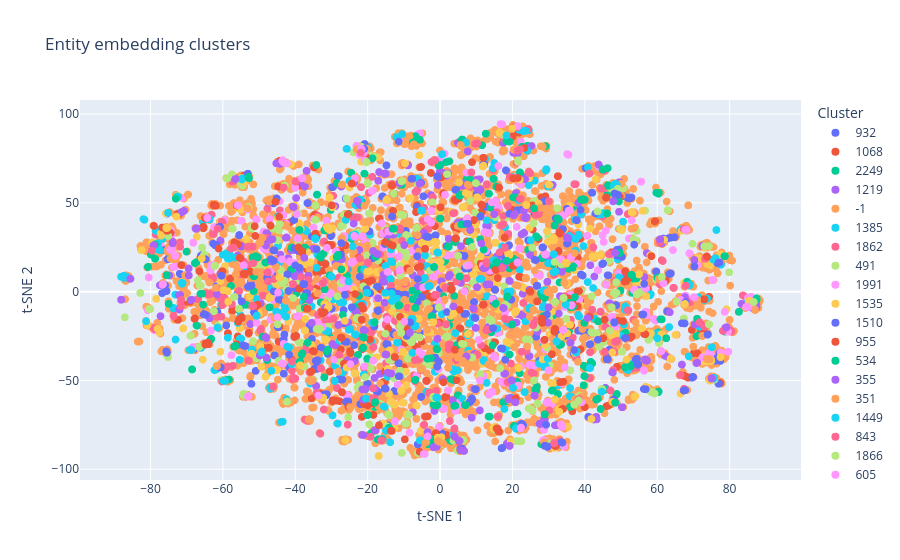

Notebook code for this chart:
### Markdown cell above
### Predicates

### Code cell
unique_predicates = list(set(triplets["predicate"].dropna()))
embed_model_predicates = EMBEDD_MODEL_1

cluster_model_predicates = HDBSCAN(
    min_cluster_size=2,
    min_samples=2,
    metric="cosine",
    cluster_selection_method="leaf",
    cluster_selection_epsilon=0.0,
)

outlier_prompt_predicate = DECIDE_OUTLIER_FATE_RELATION
replace_prompt_predicate = FIND_BETTER_RELATION_NAME
validate_prompt_predicate = VALIDATE_RELATION_NAME
N_predicates = 2

predicate_mapping, valid_data_predicates, encoded_predicates, cluster_labels_predicates = create_data_mapping(
    data=unique_predicates,
    embed_model=embed_model_predicates,
    cluster_model=cluster_model_predicates,
    outlier_prompt=outlier_prompt_predicate,
    replace_prompt=replace_prompt_predicate,
    validate_prompt=validate_prompt_predicate,
    N=N_predicates,
    perform_validation=False
)

viz_clusters(valid_data_predicates, encoded_predicates, cluster_labels_predicates)

with open("data/predicate_mapping.json", "w") as f:
    json.dump(predicate_mapping, f, indent=4)
